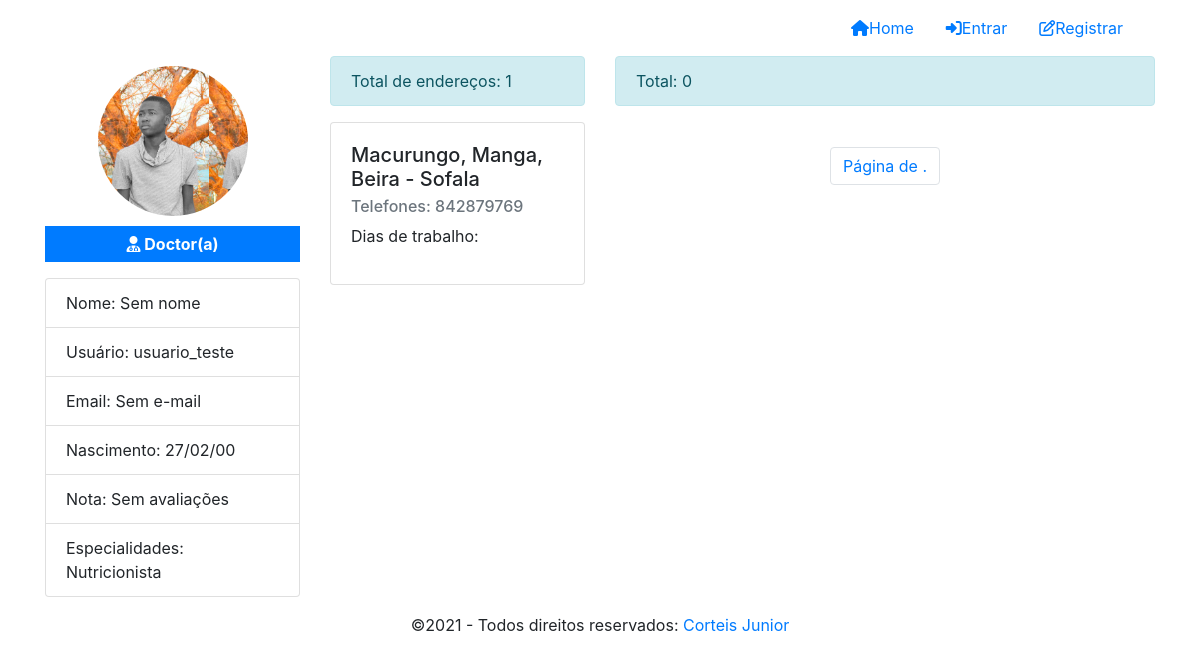
The page /profile/2 on the database its author committed.
### medicSearch/models/Profile.py (models this page shows, shortened)
class Profile(models.Model):
    user = models.OneToOneField(User, on_delete=models.CASCADE)
    role = models.IntegerField(choices=ROLE_CHOICE,  default=3)
    birthday = models.DateField(default=None, null=True, blank=True)
    created_at = models.DateTimeField(auto_now_add=True)
    updated_at = models.DateTimeField(auto_now=True)
    token = models.CharField(max_length=255,  null=True, blank=True)
    image = models.ImageField(null=True, blank=True)
    favorites = models.ManyToManyField(User, blank=True, related_name='favorites')
    specialties = models.ManyToManyField(Speciality,  blank=True, related_name='specialties')
    addresses = models.ManyToManyField(Address, blank=True, related_name='addresses')
    def show_scoring_average(self):
        from .Rating import Rating
        try:
            ratings = Rating.objects.filter(user_rated=self.user).aggregate(Sum('value'), Count('user'))
            if ratings['user__count'] > 0:
                scoring_average = ratings['value__sum']/ratings['user__count']
                scoring_average = round(scoring_average, 2) # arredondado o valor para 2 casas decimais
                return scoring_average
            return 'Sem avaliações'
        except:
            return "Sem avaliações"
    def show_favorites(self):
        ids = [result.id for result in self.favorites.all()]
        return Profile.objects.filter(user__id__in=ids)
    def show_ratings(self):
        from .Rating import Rating
        return Rating.objects.filter(user_rated=self.user)

### medicSearch/models/Speciality.py (models this page shows)
class Speciality(models.Model):
    name = models.CharField(null=False, max_length=100)
    status = models.BooleanField(default=True)
    created_at = models.DateTimeField(auto_now_add=True)
    updated_at = models.DateTimeField(auto_now=True)
    def __str__(self):
        return '{}'.format(self.name)

### medicSearch/models/Address.py (models this page shows, shortened)
class Address(models.Model):
    neighborhood = models.ForeignKey(Neighborhood, null=True, related_name='neighborhood', on_delete=models.SET_NULL)
    name = models.CharField(null=False, max_length=100)
    address  = models.CharField(null=False,max_length=255)
    latitude = models.DecimalField(max_digits=9, decimal_places=7)
    longitude = models.DecimalField(max_digits=9, decimal_places=7)
    opening_time = models.TimeField()
    closing_time = models.TimeField()
    days_weak = models.ManyToManyField(DayWeek, blank=True, related_name='days_name')
    phone = models.CharField(null=True, blank=True, max_length=9)
    status = models.BooleanField(default=True)
    created_at = models.DateTimeField(auto_now_add=True)
    updated_at = models.DateTimeField(auto_now=True)

### medicSearch/models/Neighborhood.py (models this page shows, shortened)
class Neighborhood(models.Model):
    city = models.ForeignKey(City, null=True, related_name='city',  on_delete=models.SET_NULL)
    name = models.CharField(null=False, max_length=20)
    status = models.BooleanField(default=True)
    created_at = models.DateTimeField(auto_now_add=True)
    updated_at = models.DateTimeField(auto_now=True)

### medicSearch/models/City.py (models this page shows)
class City(models.Model):
    province = models.ForeignKey(Province, null=True, related_name='province',  on_delete=models.SET_NULL)
    name = models.CharField(null=False, max_length=20)
    status = models.BooleanField(default=True)
    created_at = models.DateTimeField(auto_now_add=True)
    updated_at = models.DateTimeField(auto_now=True)
    def __str__(self):
        return '{} - {}'.format(self.name, self.province.name)

### medicSearch/models/Province.py (models this page shows, shortened)
class Province(models.Model):
    name = models.CharField(null=False, max_length=20)
    status = models.BooleanField(default=True)
    created_at = models.DateTimeField(auto_now_add=True)
    update_at = models.DateTimeField(auto_now=True)

### medicSearch/views/ProfileView.py (the view)
def list_profile_view(request, id=None):
    profile = None
    if id is None and request.user.is_authenticated:
        profile = Profile.objects.filter(user=request.user).first()
    elif id is not None:
        profile = Profile.objects.filter(user__id=id).first()
    elif not request.user.is_authenticated:
        return redirect(to=' /')
    favorites = profile.show_favorites()
    if len(favorites) > 0:
        paginator = Paginator(favorites, 8)
        page = request.GET.get('page')
        favorites = paginator.get_page(page)
    ratings = profile.show_ratings()
    if len(ratings) > 0:
        paginator = Paginator(ratings, 8)
        page = request.GET.get(' page')
        ratings = paginator.get_page(page)
    context = {
        'profile': profile,
        'favorites': favorites,
        'ratings': ratings
    }
    return render(request, template_name='profile/profile.html', context=context, status=200)

### medicSearch/templates/profile/profile.html (shortened to what this page needs)
{% extends 'base.html' %}
{% load static %}
{% block styles %}
    <link rel="stylesheet" href="{% static 'css/profile.css' %}">
{% endblock styles %}
{% block content %}
    <div class="content">
        <div class="container">
            <div class="row">
                <div class="col-xs-12 col-md-3" id="profile-area">
                    <div id="image-profile" style="background-image: url('/media/{{profile.image}}');"></div>
                    {% if profile.role == 1 %}
                        <p class="badge badge-primary text-center" id="badge-role"><i class="fa fa-building"></i> Administrador</p>
                        {% elif  profile.role == 2 %}
                            <p class="badge badge-primary text-center" id="badge-role"><i class="fa fa-user-md"></i> Doctor(a) </p>
                        {% else %}
                            <p class="badge badge-primary text-center" id="badge-role"><i class="fa fa-user"></i> Paciente</p>
                    {% endif %}
                      <ul class="list-group">
                          <li class="list-group-item">Nome: {{profile.user.get_full_name | default:"Sem nome"}}</li>
                          <li class="list-group-item">Usuário: {{profile.user.username | default:"Sem usuário"}}</li>
                          <li class="list-group-item">Email: {{profile.user.email | default:"Sem e-mail"}}</li>
                          <li class="list-group-item">Nascimento: {{profile.birthday | date:'d/m/y' | default:"Sem data"}}</li>
                          {% if profile.role == 2 %}
                              <li class="list-group-item">Nota: {{profile.show_scoring_average }}</li>
                              <li class="list-group-item">Especialidades: {{ profile.specialties.all | join:". "}}</li>
                          {% endif %}
                      </ul>
                </div>
                {% if profile.role == 1 or profile.role == 3 %}
                    <div class="col-xs-12 col-md-9" id="favorites-area">
                        <div class="alert alert-info">Total de favoritos: {{favorites | length}}</div>
                        {% if request.GET.msg %}
                            <div class="alert alert-{{request.GET.type}}">{{ request.GET.msg }}</div>
                        {% endif %}
                        <div class="row">
                            {% for favorite in favorites %}
                                <div class="col-xs-12 col-md-4 col-lg-4">
                                    <div class="card mb-4">
                                        <div class="image-circle" style="background-image: url('/media/{{favorite.image}}');"></div>
                                        <div class="card-body">
                                            <h5 class="card-title">{{favorite.user.username}}</h5>
                                            <h6>Nota: {{favorite.show_scoring_average}} <i class="fa fa-star"></i></h6>
                                            <ul class="specialties">
                                                {% for speciality in favorite.specialties.all %}
                                                    <li>{{speciality}}</li>
                                                {% endfor %}
                                                <div class="addresss mb-2">
                                                    {{favorite.addresses.first.address | default:"Nenhum endereço."  |  slice:":15"}}...
                                                </div>
                                                <a href={% url 'profile'  favorite.id %}  class="btn btn-primary btn-card">Ver médico</a>
                                                {% if user.is_authenticated %}
                                                    <form action=" {% url 'medic-favorite-remove' %} " method="post">
                                                        {% csrf_token %}
                                                        <input type="hidden" name="id" value="{{favorite.id}}">
                                                        <input type="hidden" name="page" value="{{request.GET.page}}">
                                                        <button type="submit" class="btn btn-danger btn-card"><i class="fa fa-heart"></i>Remover</button>
                                                    </form>
                                                {% endif %}
                                            </ul>
                                        </div>
                                    </div>
                                </div>
                            {% endfor %}
                        </div>
                        <div class="row">
                            <nav aria-label="Page navigation" class="navigation">
                                <ul class="pagination">
                                    {% if favorites.has_previous %}
                                        <li class="page-item"><a href="?page=1" class="page-link">&laquo, Primeiro</a></li>
                                        <li class="page-item"><a href="?page={{ favorites.previous_page_number}}" class="page-link">Anterior</a></li>
                                    {% endif %}
                                        <li class="page-item"><a href="#" class="page-link">Página {{ favorites.number }} de {{ favorites.paginator.num_pages }}.</a></li>
                                        {% if favorites.has_next %}
                                            <li class="page-item"><a href="?page={{ favorites.next_page_number }}" class="page-link">Prócimo</a></li>
                                            <li class="page-item"><a href="?page={{ favorites.paginator.num_pages }}" class="page-link">Último &raquo;</a></li>
                                        {% endif %}
                                </ul>
                            </nav>
                        </div>
                    </div>
                    {% else %}
                    <div class="col-xs-12 col-md-3" id="addresses-area">
                        <div class="alert alert-info">Total de endereços: {{profile.addresses.all | length}}</div>
                        <div class="row">
                            {% for address in profile.addresses.all %}
                                <div class="col-xs-12 col-md-12">
                                    <div class="card mb-3">
                                        <div class="card-body">
                                            <h5 class="card-title">{{address.address}}, {{address.neighborhood.name}}, {{address.neighborhood.city}}</h5>
                                            <h6 class="card-subtitle mb-2 text-muted">Telefones: {{address.phone}}</h6>
                                            <ul id="days">
                                                <li>Dias de trabalho:</li>
                                            </ul>
                                        </div>
                                    </div>
                                </div>
                            {% endfor %}
                        </div>
                    </div>
                    <div class="col-xs-12 col-md-6" id="ratings-area">
                        <div class="alert alert-info">Total: {{ratings | length}}</div>
                        <div class="row mb-4">
                            <div class="col-xs-12 col-md-12">
                            </div>
                        </div>
                        <div class="row">
                            <nav class="navigation" aria-label="Page navigation">
                                <ul class="pagination">
                                        <li class="page-item"><a href="#" class="page-link">Página {{ ratings.number }} de {{ ratings.paginator.num_pages}}.</a></li>
                                </ul>
                            </nav>
                        </div>
                    </div>
                {% endif %}
            </div>
        </div>
    </div>
{% endblock content %}

### medicSearch/static/css/global.css (style rules this page uses)
.navigation { margin: 0 auto; }

### medicSearch/static/css/profile.css (style rules this page uses)
#image-profile { width: 150px; height: 150px; background-size: contain; margin: 10px auto; background-color: #ccc; border-radius: 100%; }
#badge-role { width: 100%; padding: 10px 0; font-size: 1em; float: left; border-radius: 0; }
ul.list-group { float: left; width: 100%; }
ul#days { list-style: none; padding: 0; width: 100%; }

### rows shown on the page
Profile: image (picture), user.get_full_name "Sem nome", user.username "usuario_teste", user.email "Sem e-mail", birthday "27/02/00", show_scoring_average "Sem avaliações", specialties.all "Nutricionista", addresses.all|length "1"
Address: address "Macurungo", neighborhood.name "Manga", neighborhood.city "Beira - Sofala", phone "842879769"

### other values the page prints
{{ ratings | length }} "0"
